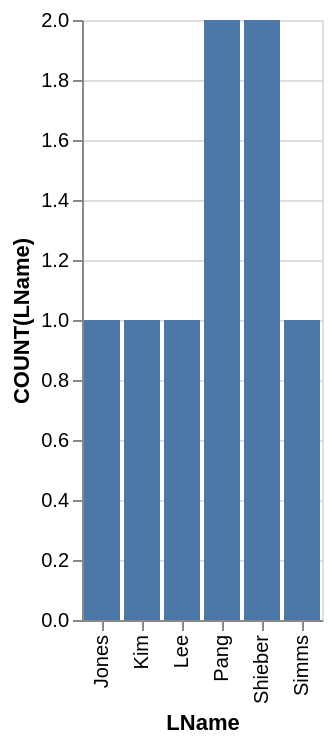

Here is the Vega-Lite specification saved for this chart:
### Vega-Lite specification from a JSON file in a GitHub repository (floating-point values rounded to 4 significant figures)
{"data": {"values": [{"x_data": "Jones", "y_data": 1}, {"x_data": "Kim", "y_data": 1}, {"x_data": "Lee", "y_data": 1}, {"x_data": "Pang", "y_data": 2}, {"x_data": "Shieber", "y_data": 2}, {"x_data": "Simms", "y_data": 1}]}, "mark": "bar", "encoding": {"x": {"field": "x_data", "type": "nominal", "title": "LName", "sort": "ascending"}, "y": {"field": "y_data", "type": "quantitative", "title": "COUNT(LName)"}}}
